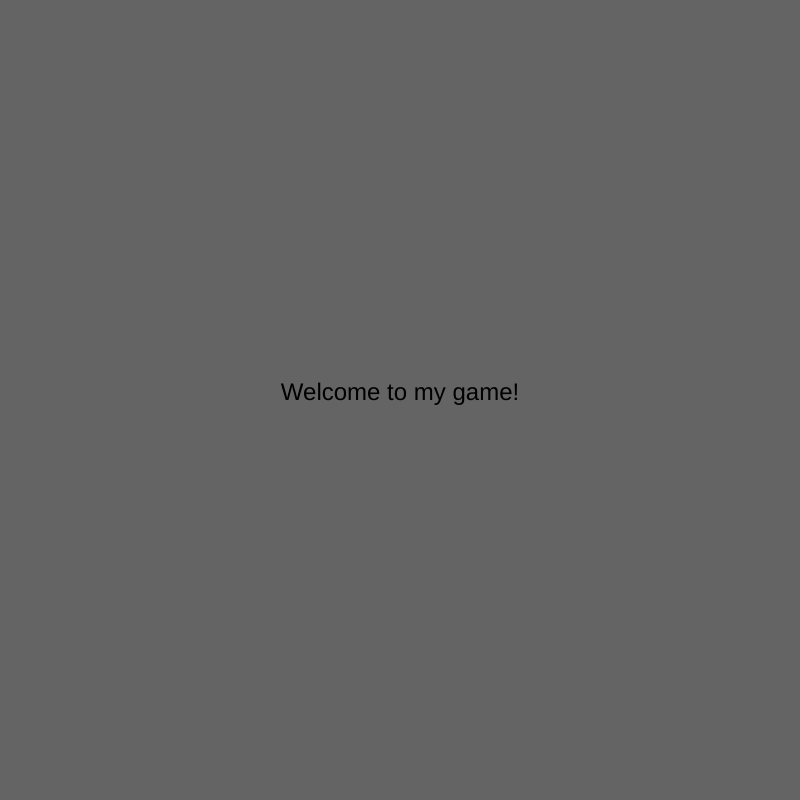
Frame 1 (no input)
Frame 60 (no input): identical to frame 1, image omitted
Frame 120 (the mouse pressed at the canvas centre since frame 60): identical to frame 1, image omitted

The p5.js sketch that drew this single still picture (run headless with seeded random() and noise() and a simulated clock; from frame 60 on, the mouse is pressed at the canvas centre):

// p5.js sketch
// ── sketch.js
var cars = [];
var frogPos;
var myState = 0;
var timer = 0;

function setup() {

  createCanvas(800, 800);
  //--------------------------Spawn cars
  for (var i = 0; i < 5; i++) {
    cars.push(new Car());
  }
  //---------------------------

  frogPos = createVector(width / 2, height - 80);
  rectMode(CENTER);
  ellipseMode(CENTER);
}
//------------------------------------------------end setup
function draw() {
  switch (myState) {

    case 0:
      background(100);
      fill(0);
      textSize(24);
      textAlign(CENTER);
      text("Welcome to my game!", width / 2, height / 2);
      break;

    case 1:
      background('red');
      game();
      timer++;
      if (timer > 1000) {
        myState = 3;
        timer = 0;
      } // the game state
      break;

    case 2:
      background('green'); // the win state
      fill(0);
      textSize(24);
      textAlign(CENTER);
      text("YOU WIN!", width / 2, height / 2);
      break;

    case 3: // the lose state
      background('yellow');
      fill(0);
      textSize(24);
      textAlign(CENTER);
      text("YOU LOSE!", width / 2, height / 2);
      break;

  }

}
//----------------------------------------------------end draw

//add a mouse released
function mouseReleased() {
  switch (myState) {
    case 0:
      myState = 1;
      break;
    case 2:
      resetTheGame();
      myState = 0;
      break;
    case 3:
      resetTheGame();
      myState = 0;
      break;
  }
}
//-----------------------------car class!!
function Car() {
  //--------------------------------------------------------attributes
  this.pos = createVector(100, 100);
  this.vel = createVector(random(-5, 5), random(-5, 5));
  this.r = random(255);
  this.g = random(255);
  this.b = random(255);


  //------------------------------------------------------- methods
  this.display = function() {
    fill(this.r, this.g, this.b);
    rect(this.pos.x, this.pos.y, 100, 50);
    ellipse(this.pos.x - 45, this.pos.y + 25, 50, 50)
    ellipse(this.pos.x + 45, this.pos.y + 25, 50, 50)
  }

  this.drive = function() {
    this.pos.add(this.vel);

    if (this.pos.x > width) this.pos.x = 0;
    if (this.pos.x < 0) this.pos.x = width;
    if (this.pos.y > height) this.pos.y = 0;
    if (this.pos.y < 0) this.pos.y = height;

  }

}
//--------------------------------------------------- end of Car class

function checkForKeys() {
  if (keyIsDown(LEFT_ARROW)) frogPos.x = frogPos.x - 5;
  if (keyIsDown(RIGHT_ARROW)) frogPos.x = frogPos.x + 5;
  if (keyIsDown(UP_ARROW)) frogPos.y = frogPos.y - 5;
  if (keyIsDown(DOWN_ARROW)) frogPos.y = frogPos.y + 5;

}

function resetTheGame() {
  cars = [];
  //--------------------------Spawn cars
  for (var i = 0; i < 5; i++) {
    cars.push(new Car());
  }
  timer = 0;
  //--------------------------------
}
//------------------------------------------------------ game
function game() {
  background(100);
  for (var i = 0; i < cars.length; i++) {
    cars[i].display();
    cars[i].drive();
    if (cars[i].pos.dist(frogPos) < 50) {
      cars.splice(i, 1);
    }
  }

  if (cars.length == 0) {
    myState = 2;
    timer = 0;
  }
  // draw the frog
  fill('green');
  ellipse(frogPos.x, frogPos.y, 60, 60);
  checkForKeys();
}

//--------------------------------
